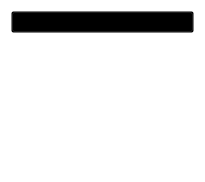
<?xml version="1.0" encoding="UTF-8"?>
<ui version="4.0">
 <class>DeviceList</class>
 <widget class="QWidget" name="DeviceList">
  <property name="geometry">
   <rect>
    <x>0</x>
    <y>0</y>
    <width>205</width>
    <height>182</height>
   </rect>
  </property>
  <property name="windowTitle">
   <string>Form</string>
  </property>
  <property name="styleSheet">
   <string notr="true">background-color:transparent;</string>
  </property>
  <layout class="QVBoxLayout" name="verticalLayout">
   <item>
    <widget class="QPushButton" name="pushButton">
     <property name="text">
      <string>Refresh</string>
     </property>
    </widget>
   </item>
   <item>
    <spacer name="verticalSpacer">
     <property name="orientation">
      <enum>Qt::Vertical</enum>
     </property>
     <property name="sizeHint" stdset="0">
      <size>
       <width>20</width>
       <height>133</height>
      </size>
     </property>
    </spacer>
   </item>
  </layout>
 </widget>
 <resources/>
 <connections/>
</ui>
